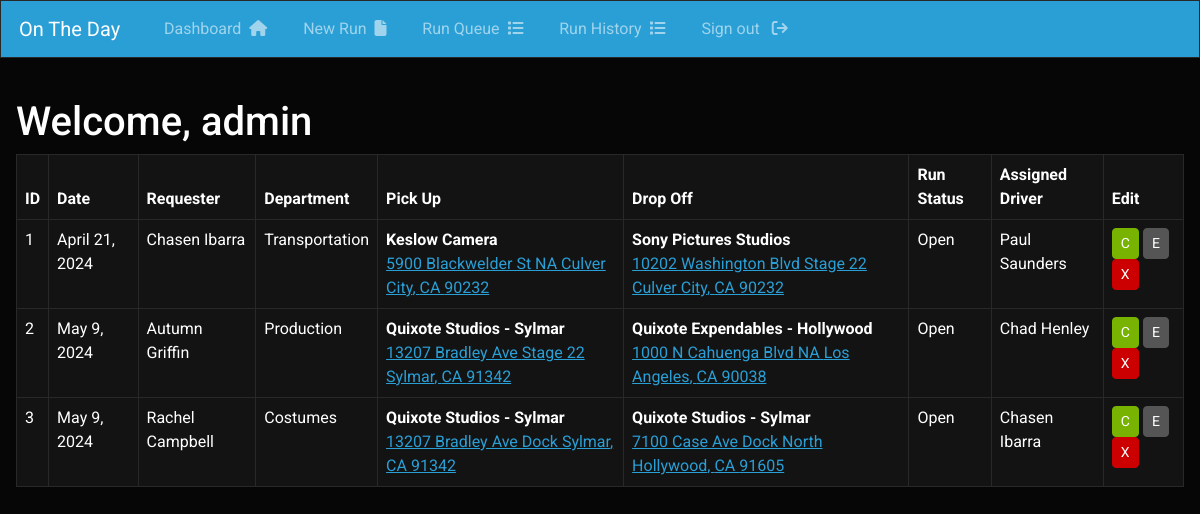
The page /run_history (signed in) on the database its author committed.
### users/models.py (models this page shows)
class NewUser(AbstractBaseUser, PermissionsMixin):
    email = models.EmailField(_('email address'), unique=True)
    user_name = models.CharField(max_length=150, unique=True)
    first_name = models.CharField(max_length=150)
    last_name = models.CharField(max_length=150)
    start_date = models.DateTimeField(default=timezone.now)
    is_staff = models.BooleanField(default=False)
    is_active = models.BooleanField(default=False)
    production_title = models.CharField(max_length=150)
    phone_number = models.CharField(max_length=20)
    department = models.CharField(max_length=150)
    job_title = models.CharField(max_length=150)
    objects = CustomAccountManager()
    USERNAME_FIELD = 'email'
    REQUIRED_FIELDS = ['user_name', 'first_name']
    def __str__(self):
        return self.user_name

### production/models.py (models this page shows, shortened)
class RunRequest(models.Model):
    production_title = models.CharField(max_length=150, null=True)
    create_date = models.DateField(auto_now_add=True)
    requester_name = models.CharField(max_length=100)
    requester_phone = models.CharField(max_length=15)
    requester_email = models.CharField(max_length=255)
    requester_department = models.CharField(max_length=100)
    run_date = models.DateField()
    pickup_name = models.CharField(max_length=100)
    pickup_phone = models.CharField(max_length=15)
    pickup_address_1 = models.CharField(max_length=100)
    pickup_address_2 = models.CharField(max_length=100, null=True)
    pickup_city = models.CharField(max_length=100)
    pickup_state = models.CharField(max_length=2)
    pickup_zip = models.CharField(max_length=10)
    dropoff_name = models.CharField(max_length=100)
    dropoff_phone = models.CharField(max_length=15)
    dropoff_address_1 = models.CharField(max_length=100)
    dropoff_address_2 = models.CharField(max_length=100, null=True)
    dropoff_city = models.CharField(max_length=100)
    dropoff_state = models.CharField(max_length=2)
    dropoff_zip = models.CharField(max_length=10)
    purchase_order = models.CharField(max_length=20, null=True)
    vendor_invoice  = models.CharField(max_length=20, null=True)
    run_status = models.CharField(max_length=20, null=True)
    truck_size = models.CharField(max_length=50, null=True)
    run_details = models.TextField(max_length=500)
    assigned_driver = models.CharField(max_length=100, null=True)

### app/views.py (the view)
# urls.py: path('run_history', views.run_history, name="run_history"),
@login_required(login_url='login')
def run_history(request):
    runs = RunRequest.objects.all()
    context = {
        'runs': runs
    }
    return render(request, 'app/run_history.html', context=context)

### app/templates/app/run_history.html
{% extends 'app/layout.html' %}
{% block content %}
    <main>
        <h3> Welcome, {{user}} </h3>
        <table class="table table-hover table-bordered">
            <thead>
                <tr>
                    <th scope="col">ID</th>
                    <th scope="col">Date</th>
                    <th scope="row" class="hidden-mobile">Requester</th>
                    <th scope="row">Department</th>
                    <th scope="col" class="hidden-mobile">Pick Up</th>
                    <th scope="col" class="hidden-mobile">Drop Off</th>
                    <th scope="col" class="hidden-mobile">Run Status</th>
                    <th scope="col" class="hidden-mobile">Assigned Driver</th>
                    <th scope="col">Edit</th>
                </tr>
            </thead>
            <tbody>
                {% for run in runs %}
                    <tr>
                        <td scope="row">{{run.id}}</td>
                        <td scope="row">{{run.run_date}}</td>
                        <td scope="row" class="hidden-mobile">{{run.requester_name}}</td>
                        <td scope="row">{{run.requester_department}}</td>
                        <td scope="row" class="hidden-mobile">
                            <strong>{{run.pickup_name}}</strong><br>
                            <a href="">{{run.pickup_address_1}} {{run.pickup_address_2}} {{run.pickup_city}}, {{run.pickup_state}} {{run.pickup_zip}}</a>
                        </td>
                        <td scope="row" class="hidden-mobile">
                            <strong>{{run.dropoff_name}}</strong><br>
                            <a href="">{{run.dropoff_address_1}} {{run.dropoff_address_2}} {{run.dropoff_city}}, {{run.dropoff_state}} {{run.dropoff_zip}}</a>
                        </td>
                        <td scope="row" class="hidden-mobile">{{run.run_status}}</td>
                        <td scope="row" class="hidden-mobile">{{run.assigned_driver}}</td>
                        <td scope="row">
                            <a href="" class="btn btn-sm btn-success">C</a>
                            <a href="{% url 'view_run' run_request_id=run.id %}" class="btn btn-sm btn-secondary">E</a>
                            <a href="" class="btn btn-sm btn-danger">X</a>
                        </td>
                    </tr>
                {% endfor %}
            </tbody>
        </table>
    </main>
{% endblock %}

### rows shown on the page
NewUser: user_name "admin"
RunRequest: id "1", run_date "April 21, 2024", requester_name "Chasen Ibarra", requester_department "Transportation", pickup_name "Keslow Camera", pickup_address_1 "5900 Blackwelder St", pickup_address_2 "NA", pickup_city "Culver City", pickup_state "CA", pickup_zip "90232", dropoff_name "Sony Pictures Studios", dropoff_address_1 "10202 Washington Blvd", dropoff_address_2 "Stage 22", dropoff_city "Culver City", dropoff_state "CA", dropoff_zip "90232", run_status "Open", assigned_driver "Paul Saunders"
RunRequest: id "2", run_date "May 9, 2024", requester_name "Autumn Griffin", requester_department "Production", pickup_name "Quixote Studios - Sylmar", pickup_address_1 "13207 Bradley Ave", pickup_address_2 "Stage 22", pickup_city "Sylmar", pickup_state "CA", pickup_zip "91342", dropoff_name "Quixote Expendables - Hollywood", dropoff_address_1 "1000 N Cahuenga Blvd", dropoff_address_2 "NA", dropoff_city "Los Angeles", dropoff_state "CA", dropoff_zip "90038", run_status "Open", assigned_driver "Chad Henley"
RunRequest: id "3", run_date "May 9, 2024", requester_name "Rachel Campbell", requester_department "Costumes", pickup_name "Quixote Studios - Sylmar", pickup_address_1 "13207 Bradley Ave", pickup_address_2 "Dock", pickup_city "Sylmar", pickup_state "CA", pickup_zip "91342", dropoff_name "Quixote Studios - Sylmar", dropoff_address_1 "7100 Case Ave", dropoff_address_2 "Dock", dropoff_city "North Hollywood", dropoff_state "CA", dropoff_zip "91605", run_status "Open", assigned_driver "Chasen Ibarra"
